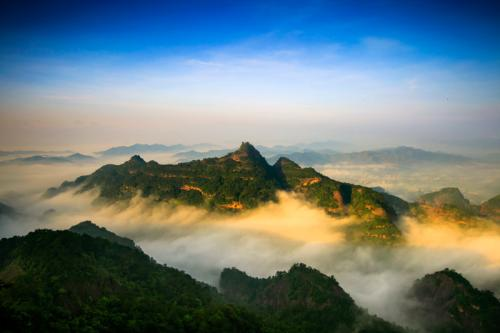
#> input picture Lesson1/img/mountain.jpg, 500 x 333 px, found by its file name
$ python cv_practice.py
#> lines starting #> are read from the running program, lines starting #| are printed output that depends on the picture
#! usr/bin/env python3
import cv2
import random
import numpy as np
import matplotlib

'''
author : FanC86
date   : 2019-7-8
'''


class imagePpcess:

    def __init__(self,filename):
        self.filename=filename
        self.image=cv2.imread(filename)
#> self.image is the input picture: shape (333, 500, 3); mean B, G, R 124.2, 122.2, 105.8

    def crop_pic(self):
        self.image=self.image[0:700,:,:]

    def split_pic(self):
        self.imageR ,self.imageG,self.imageB= cv2.split(self.image)

    # [12 lines left out: functions rotate_pic, affine_transform, not called in this run]

    def perspective_transform(self):
        def random_warp(img, row, col):
#> called with row = 333, col = 500
            height, width, channels = self.image.shape
#> height = 333; width = 500; channels = 3

            print(self.image.shape)
#| (333, 500, 3)


            # warp:
            random_margin = 30
            # [24 lines of commented-out code are left out]

            x1, x2, x3, x4, y1, y2, y3, y4 =100,400,200,300,333,333,160,160
            dx1, dx2, dx3, dx4, dy1, dy2, dy3, dy4=100,400,100,400,333,333,0,0


            pts1 = np.float32([[x1, y1], [x2, y2], [x3, y3], [x4, y4]])
            pts2 = np.float32([[dx1, dy1], [dx2, dy2], [dx3, dy3], [dx4, dy4]])
            M_warp = cv2.getPerspectiveTransform(pts1, pts2)
            img_warp = cv2.warpPerspective(img, M_warp, (width, height))
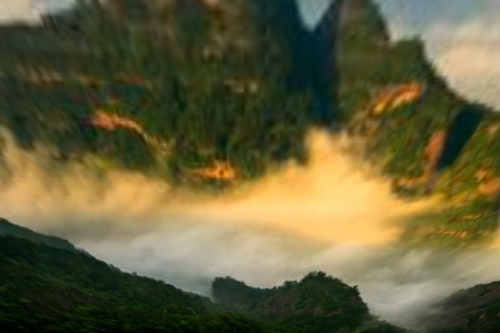
#> img_warp: shape (333, 500, 3); mean B, G, R 59.3, 95.1, 100.5
            return M_warp, img_warp

        M_warp, self.image_warp = random_warp(self.image, self.image.shape[0], self.image.shape[1])
#> M_warp = [[-3.53, -3.4, 1132.7], [-5.68e-16, -6.8, 1087.3], [5.68e-19, -0.0136, 1]]


    def showPicture(self):
        cv2.imshow('dragon-mother', self.image)
        cv2.imshow('dragon-rotate', self.image_warp)
        # cv2.imshow('dragon-mother-rand', self.imageRand)
        # cv2.imshow('dragon-mother-brighter',self.image_brighter)

        key = cv2.waitKey()
#> (key Esc is pressed here)
        if key == 27:
            cv2.destroyAllWindows()

    # [55 lines left out: functions light_random, gamma_correct, not called in this run]

        # [6 lines of commented-out code are left out]


if __name__=='__main__':
    filename=r'D:\groceries\AI\CV-CNN\Lesson1\img\mountain.jpg'
    test=imagePpcess(filename)
    test.crop_pic()
    # [5 lines of commented-out code are left out]
    test.perspective_transform()

    test.showPicture()

$ run again, with Lesson1/img/corridor.jpg copied over Lesson1/img/mountain.jpg
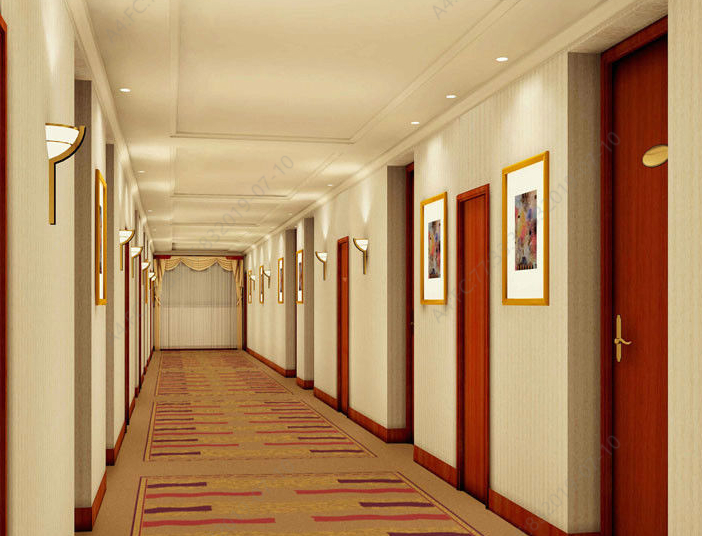
#> input picture Lesson1/img/corridor.jpg, 702 x 536 px, found by its file name
#> in __init__, self.image is the input picture: shape (536, 702, 3); mean B, G, R 100.8, 140.9, 177.9
#| (536, 702, 3)
#> in random_warp, `img_warp = cv2.warpPerspective(img, M_warp, (width, height))`:
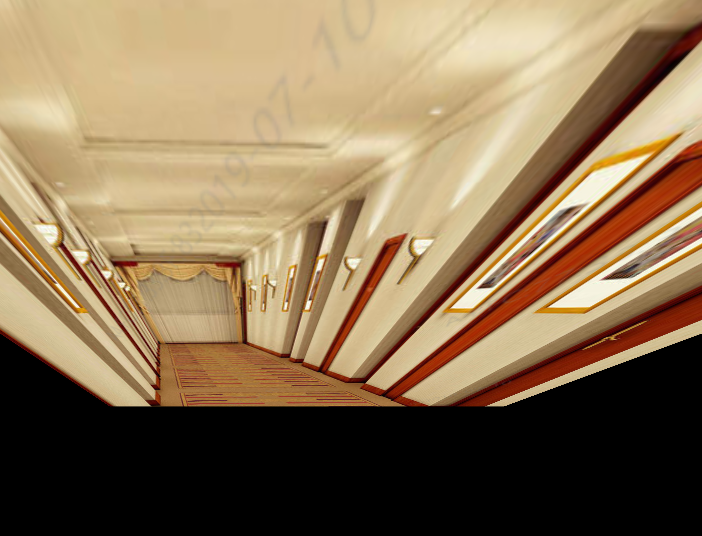
#> img_warp: shape (536, 702, 3); mean B, G, R 84.9, 115.4, 138.3
#> M_warp = [[-3.53, -3.4, 1132.7], [-5.68e-16, -6.8, 1087.3], [5.68e-19, -0.0136, 1]]

$ run again, with Lesson1/img/dragon-mother.jpg copied over Lesson1/img/mountain.jpg
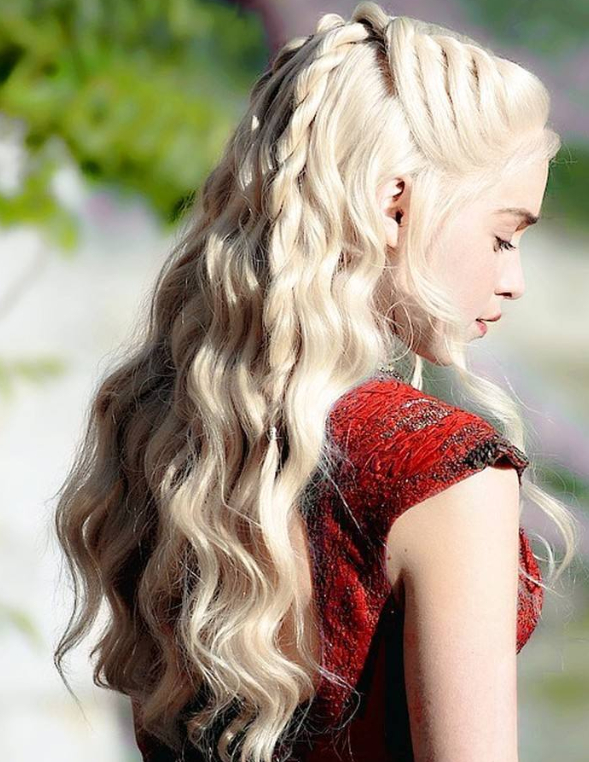
#> input picture Lesson1/img/dragon-mother.jpg, 589 x 762 px, found by its file name
#> in __init__, self.image is the input picture: shape (762, 589, 3); mean B, G, R 131.3, 151, 163.6
#> in crop_pic, `self.image=self.image[0:700,:,:]`:
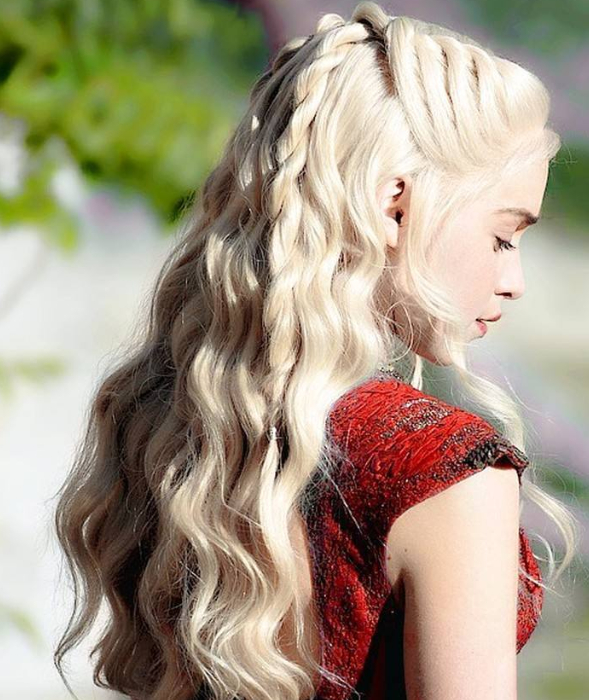
#> self.image: shape (700, 589, 3); mean B, G, R 132.7, 153.5, 166.2
#| (700, 589, 3)
#> in random_warp, `img_warp = cv2.warpPerspective(img, M_warp, (width, height))`:
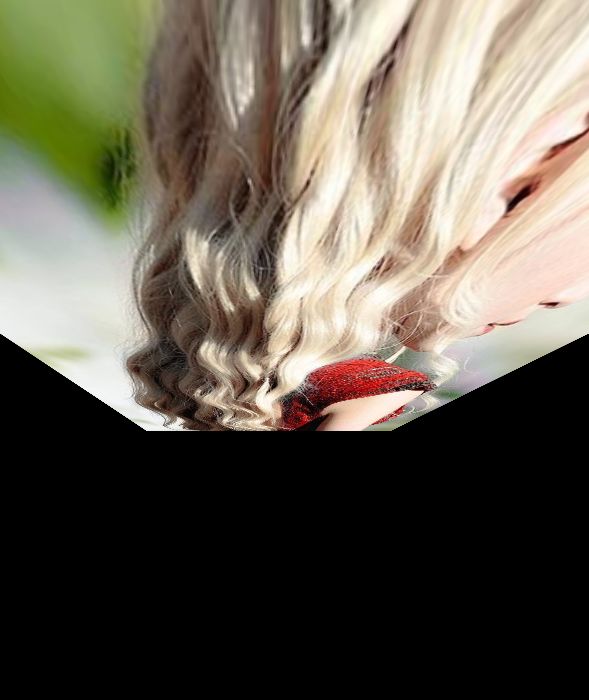
#> img_warp: shape (700, 589, 3); mean B, G, R 81.1, 94, 100.7
#> M_warp = [[-3.53, -3.4, 1132.7], [-5.68e-16, -6.8, 1087.3], [5.68e-19, -0.0136, 1]]
